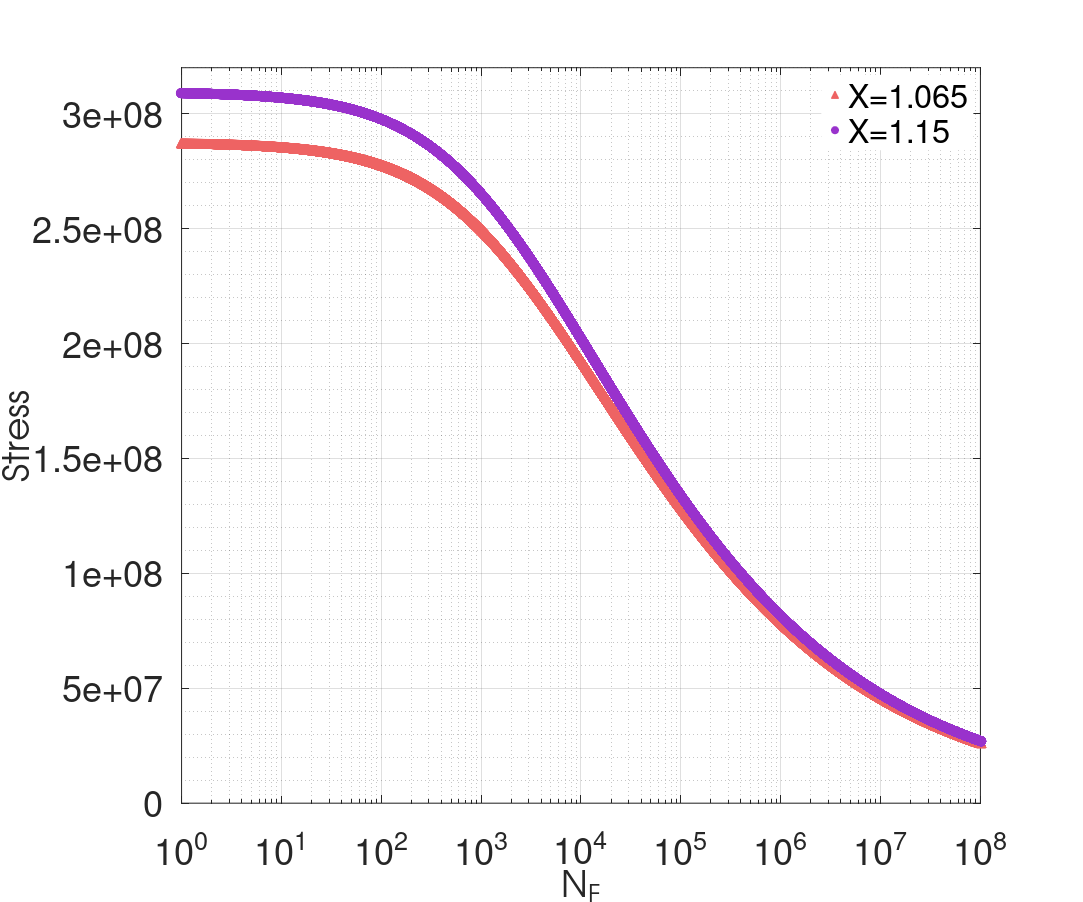

Write the MATLAB code that produced this figure.
clear;clc;close all;
%---------------------Verified parameters in random loading case-----------------------------
b1=1.5;                    %weakening scales distribution exponent
b2=1.5;                    %weakening scales distribution exponent
a=0.1;                %sensitivity of sequence effect(control alp>0)
WF=5.58e8;            %dissipated energy to failure per unit volume
X1=1.065;                 %Major damage threshold (meaning S_{max} must be greater than X/2*yield to activate magnification)
X2=1.15;                 %Major damage threshold (meaning S_{max} must be greater than X/2*yield to activate magnification)
pb=1.4;                %Major damage power
%---------------------Verified parameters in constant loading case-----------------------------
y=230e6;           %macroscopic yield stress
E=72e9;              %Young's modulus
k=6e8;                 %hardening parameter
nu=0.3;                     %poisson's ratio
sigu=320e6;             %ultimite stress
n0=1;                   %number of initial local defects
lam=0.1;               %hydrostatic pressure sensitivity
gam=0.1;             %material parameter from Chaboche law(Wohler curve exponent)
maxstress11=sigu;
stress11=1000:1000:maxstress11;
Smax=sqrt(2/3).*stress11;
hydro=1/3.*stress11;
yield=y-lam.*hydro;

sequence1=((Smax.*yield.^-1).*(X1-Smax.*yield.^-1).^-1).^pb;
sequence2=((Smax.*yield.^-1).*(X2-Smax.*yield.^-1).^-1).^pb;

NF1=((1+gam)*a*sequence1).^-1*WF*E*(E+k*nu)*b1*(b1+1)*(n0*(4*(E-k)*(1+nu)*(b1-1)))^-1.*yield.^(b1-1).*Smax.^(-b1-1);
NF2=((1+gam)*a*sequence2).^-1*WF*E*(E+k*nu)*b2*(b2+1)*(n0*(4*(E-k)*(1+nu)*(b2-1)))^-1.*yield.^(b2-1).*Smax.^(-b2-1);

sn1=semilogx(NF1,stress11,'LineStyle', 'none','LineWidth', 1,'Marker', '^', 'MarkerSize', 10, ...
            'MarkerEdgeColor', [238 99 99]/255, 'MarkerFaceColor',[238 99 99]/255);
hold on
sn2=semilogx(NF2,stress11,'LineStyle', 'none','LineWidth', 1,'Marker', 'o', 'MarkerSize', 10, ...
            'MarkerEdgeColor', [153 50 204]/255, 'MarkerFaceColor',[153 50 204]/255);
grid on;
grid minor;
axis([1 1e8 0 maxstress11]);
set(gca,'XTick',[1e0,1e1,1e2,1e3,1e4,1e5,1e6,1e7,1e8,1e9] );
% hTitle =title('S-N curve at constant amplitude stress with R=-1 in our model with different $X$');
hXLabel = xlabel('N_F');
hYLabel =ylabel('Stress');

hLegend=legend([sn1,sn2], 'X=1.065','X=1.15','Location','northeast');
set([hLegend, gca], 'FontSize', 40)
set(hLegend,'Box','on');
set(hLegend,'EdgeColor',[1 1 1]); %set the edge colour of the legend to white 
% Adjust font
set(gca, 'FontName', 'Helvetica')
set([hXLabel, hYLabel], 'FontName', 'AvantGarde')
set([hXLabel, hYLabel], 'FontSize',40)

% Adjust axes properties
set(gcf,'color','w'); %set figure background transparent
set(gca,'color','w'); %set axis transparent
% Maximize print figure
set(gcf,'outerposition',get(0,'screensize'));
set(gcf, 'PaperPositionMode', 'manual');
set(gcf, 'PaperUnits', 'points'); %[ {inches} | centimeters | normalized | points ]
set(gcf, 'PaperPosition', [0 0 1200 1000]); %set(gcf,'PaperPosition',[left,bottom,width,height])
%  saveas(gcf,'F:\Git\Anew\figures\SNX.png');
